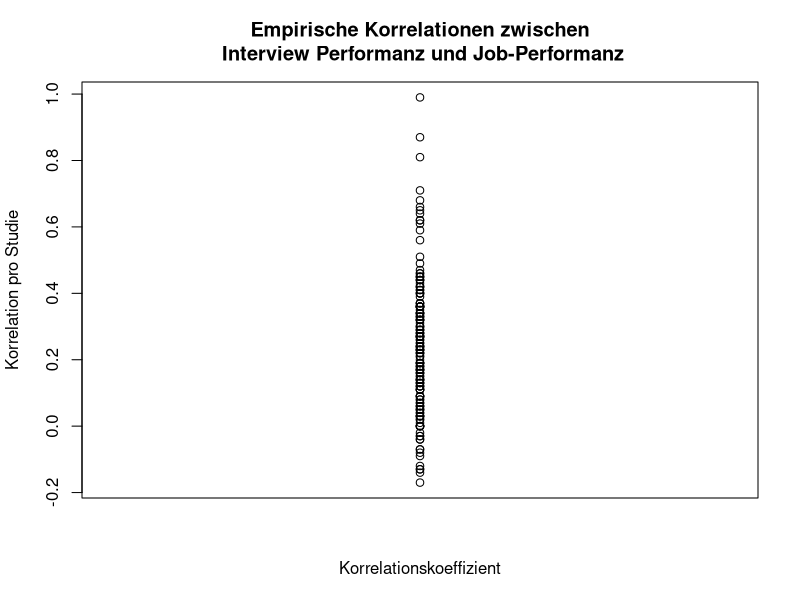
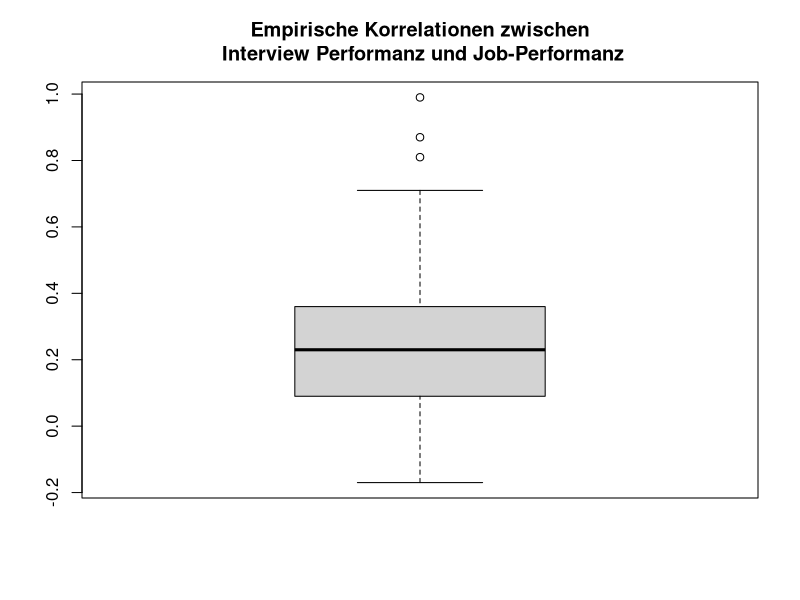
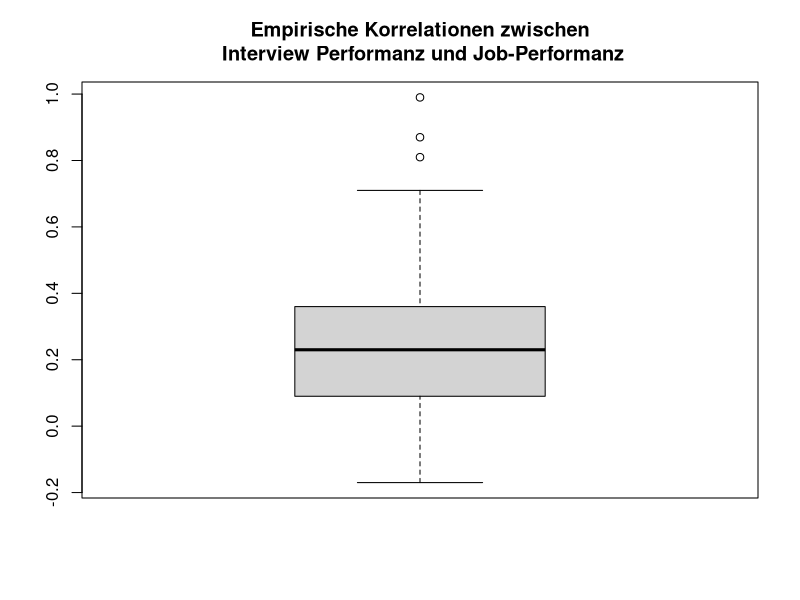
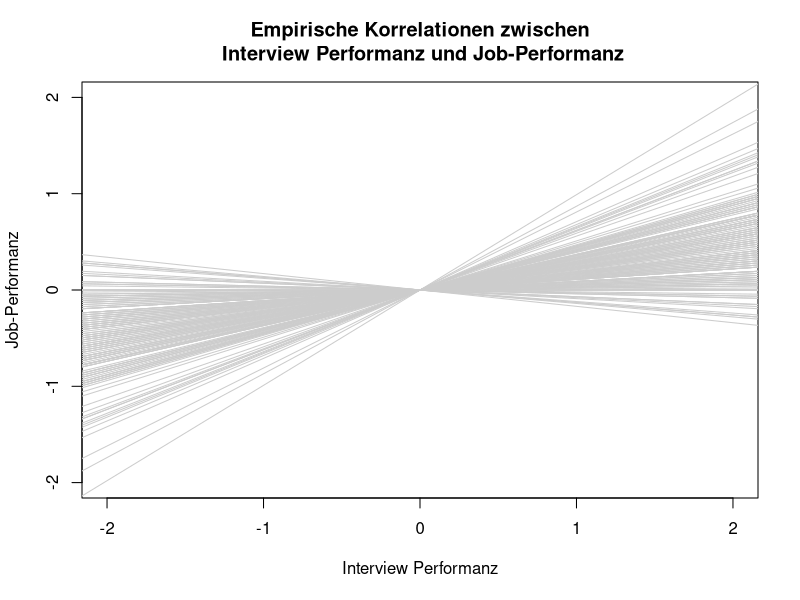
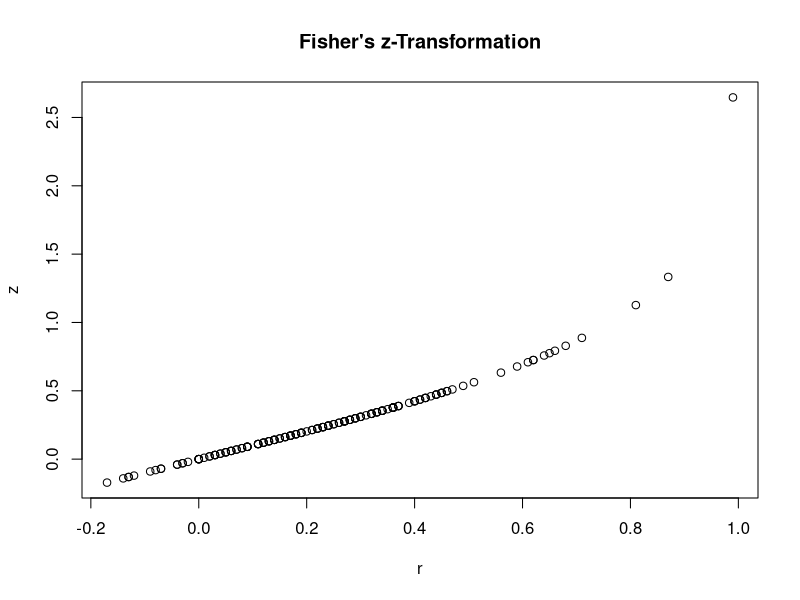
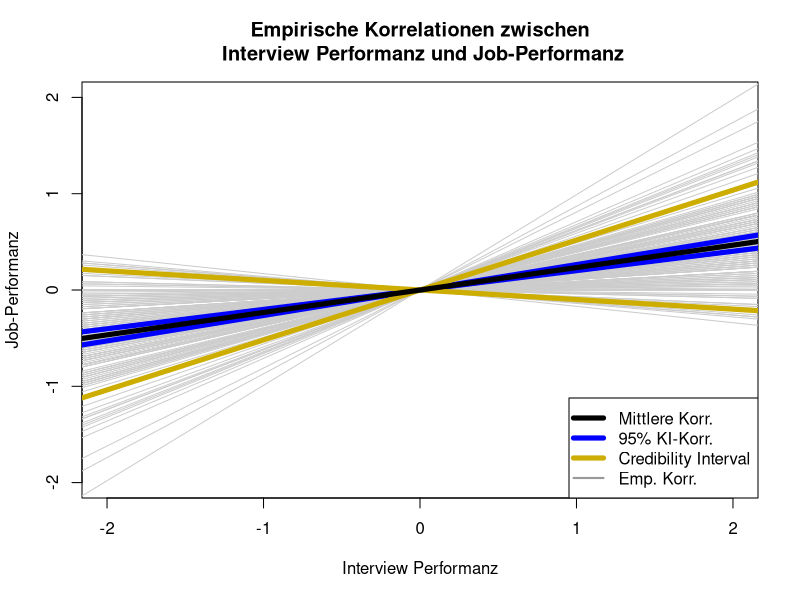
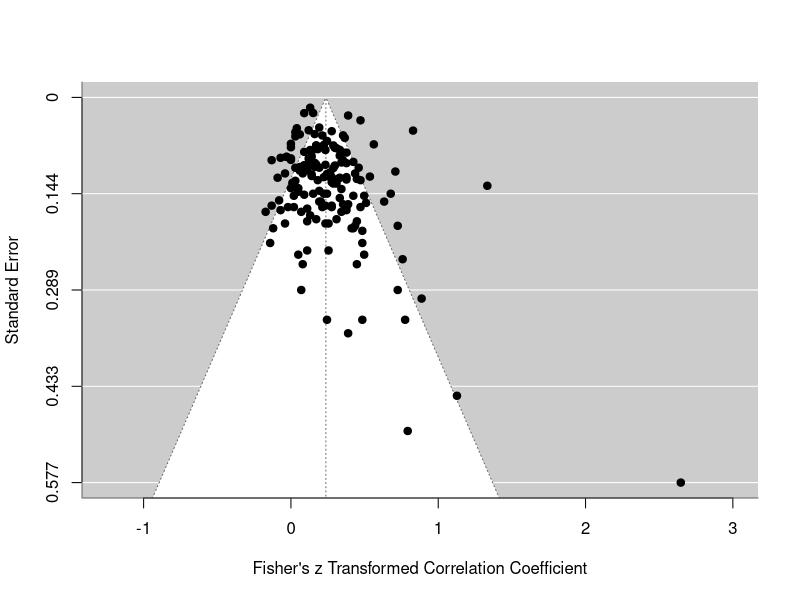
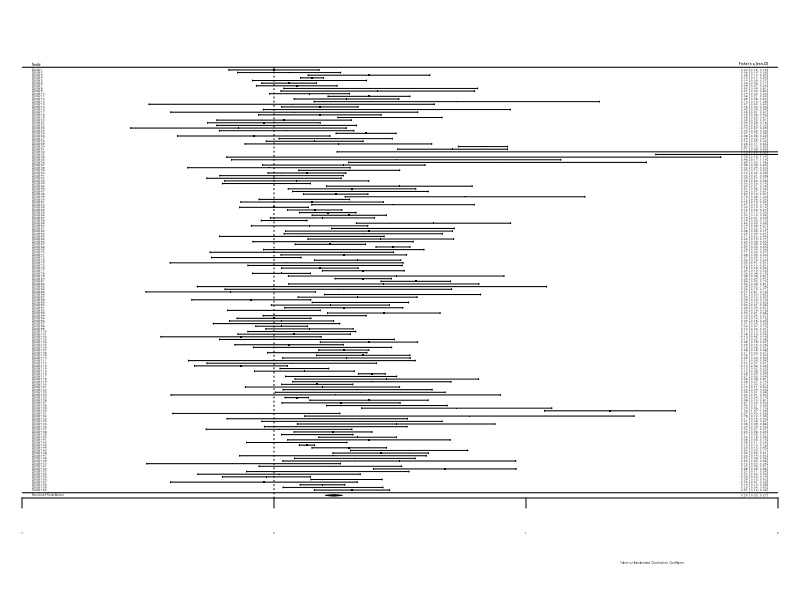

Generate these figures, in order, with R:
# Vorbereitungen
knitr::opts_chunk$set(echo = TRUE, fig.align = "center")
library(ggplot2) # ggplot2 und dplyr werden nur für Grafiken benötigt

## install.packages("metafor")

library(metafor)

help("metafor")

?dat.mcdaniel1994 # Studies on the Validity of Employment Interviews

head(dat.mcdaniel1994)
names(dat.mcdaniel1994)

dat.mcdaniel1994$ri

summary(dat.mcdaniel1994$ri)

plot(rep(1,length(dat.mcdaniel1994$ri)), dat.mcdaniel1994$ri, xaxt = "n", xlab = "Korrelationskoeffizient", ylab = "Korrelation pro Studie",
     main = "Empirische Korrelationen zwischen\n Interview Performanz und Job-Performanz")

boxplot(dat.mcdaniel1994$ri, main = "Empirische Korrelationen zwischen\n Interview Performanz und Job-Performanz")

boxplot_cors <- boxplot(dat.mcdaniel1994$ri, main = "Empirische Korrelationen zwischen\n Interview Performanz und Job-Performanz")

plot(NA, xlim = c(-2,2), ylim = c(-2,2), xlab = "Interview Performanz", ylab = "Job-Performanz",
     main = "Empirische Korrelationen zwischen\n Interview Performanz und Job-Performanz")
for(i in 1:length(dat.mcdaniel1994$ri))
{
     abline(a = 0, b = dat.mcdaniel1994$ri[i], col = "grey80")
}

data_transformed <- escalc(measure="ZCOR", ri=ri, ni=ni, data=dat.mcdaniel1994, var.names = c("z_ri", "v_ri"))
head(data_transformed)

data_transformed_2 <- escalc(measure="ZCOR", ri=dat.mcdaniel1994$ri, ni=dat.mcdaniel1994$ni, var.names = c("z_ri", "v_ri"))
head(data_transformed_2)

1:4
data_transformed$v_ri[1:4]
1/(dat.mcdaniel1994$ni - 3)[1:4] 

plot(x = data_transformed$ri, y = data_transformed$z_ri, xlab = "r", ylab = "z",
     main = "Fisher's z-Transformation")

REM <- rma(yi = z_ri, vi = v_ri, data=data_transformed)
REM

names(REM)

REM$b
REM$tau2

predict(REM, transf=transf.ztor)

pred_REM <- predict(REM, transf=transf.ztor)
names(pred_REM)
pred_REM$pred # retransformierter gepoolter Korrelationskoeffizient

plot(NA, xlim = c(-2,2), ylim = c(-2,2), xlab = "Interview Performanz", ylab = "Job-Performanz",
     main = "Empirische Korrelationen zwischen\n Interview Performanz und Job-Performanz")
for(i in 1:length(dat.mcdaniel1994$ri))
{
     abline(a = 0, b = dat.mcdaniel1994$ri[i], col = "grey80")
}
abline(a = 0, b = pred_REM$ci.lb, col = "blue", lwd = 5)
abline(a = 0, b = pred_REM$ci.ub, col = "blue", lwd = 5)
abline(a = 0, b = pred_REM$cr.lb, col = "gold3", lwd = 5)
abline(a = 0, b = pred_REM$cr.ub, col = "gold3", lwd = 5)
abline(a = 0, b = pred_REM$pred, col = "black", lwd = 5)
legend(x = "bottomright", col = c("black", "blue", "gold3", "grey60"), pch = NA, lwd = c(5,5,5,2),
       legend = c("Mittlere Korr.", "95% KI-Korr.", "Credibility Interval", "Emp. Korr."))

# funnel plot
funnel(REM)

# forest plot
forest(REM, xlim = c(-1, 2))

# kumulativer Forest Plot
forest(cumul.rma.uni(REM), xlim = c(-1, 2))

REM20 <- rma(yi = z_ri, vi = v_ri, data=data_transformed[1:20, ]) # wähle Studie 1 bis 20
# forest plot
forest(REM20, xlim = c(-1, 2))
# kumulativer Forest Plot
forest(cumul.rma.uni(REM20), xlim = c(-1, 2))

data_transformed$type
plot(z_ri ~ factor(type), data=data_transformed, col = c("blue", "gold3", "red"), xlab = "Interviewtyp",
     ylab = "z-transformierte Korrelation", main = "z-transformierte Korrelation pro Interviewtyp")
plot(ri ~ factor(type), data=data_transformed, col = c("blue", "gold3", "red"), xlab = "Interviewtyp",
     ylab = "Korrelation", main = "Korrelation pro Interviewtyp")

MEM_type <- rma(yi = z_ri, vi = v_ri, mods = ~ factor(type), data = data_transformed)
MEM_type

## anova(REM, MEM_type)

cat("Error in anova.rma(REM, MEM_type) : Observed outcomes and/or sampling 
 variances not equal in the full and reduced model.")

is.na(data_transformed$type)        # fehlt ein Wert = TRUE
which(is.na(data_transformed$type)) # welche Werte fehlen?

dim(data_transformed)
data_transformed_clean_type <- data_transformed[!is.na(data_transformed$type), ]
dim(data_transformed_clean_type)

REM_reduced_type <- rma(yi = z_ri, vi = v_ri, data = data_transformed_clean_type)
REM_reduced_type

## anova(REM_reduced_type, MEM_type)

cat("Warning in anova.rma(REM_reduced_type, MEM_type): Models with different fixed
 effects. REML comparisons are not meaningful.")

REM_reduced_type_ML <- rma(yi = z_ri, vi = v_ri, data = data_transformed_clean_type, method = "ML")
MEM_type_ML <- rma(yi = z_ri, vi = v_ri, mods = ~ factor(type), data=data_transformed_clean_type, method = "ML")
anova(REM_reduced_type_ML, MEM_type_ML)

MEM_type_ML

plot(NA, xlim = c(-2,2), ylim = c(-2,2), xlab = "Interview Performanz", ylab = "Job-Performanz",
     main = "Empirische Korrelationen zwischen\n Interview Performanz und Job-Performanz") # erzeuge einen leeren Plot mit vorgegbenen Achsenabschnitten
for(i in 1:length(dat.mcdaniel1994$ri))
{
     abline(a = 0, b = dat.mcdaniel1994$ri[i], col = "grey80") # füge Gerade pro Studie hinzu
}

plot(NA, xlim = c(-2,2), ylim = c(-2,2), xlab = "Interview Performanz", ylab = "Job-Performanz",
     main = "Empirische Korrelationen zwischen\n Interview Performanz und Job-Performanz") # erzeuge einen leeren Plot mit vorgegbenen Achsenabschnitten
for(i in 1:length(dat.mcdaniel1994$ri))
{
     abline(a = 0, b = dat.mcdaniel1994$ri[i], col = "grey80") # füge Gerade pro Studie hinzu
}
abline(a = 0, b = pred_REM$ci.lb, col = "blue", lwd = 5)
abline(a = 0, b = pred_REM$ci.ub, col = "blue", lwd = 5)
abline(a = 0, b = pred_REM$cr.lb, col = "gold3", lwd = 5)
abline(a = 0, b = pred_REM$cr.ub, col = "gold3", lwd = 5)
abline(a = 0, b = pred_REM$pred, col = "black", lwd = 5)
legend(x = "bottomright", col = c("black", "blue", "gold3", "grey60"), pch = NA, lwd = c(5,5,5,2),
       legend = c("Mittlere Korr.", "95% KI-Korr.", "Credibility Interval", "Emp. Korr.")) # Legende für Farbzuordnung

head(dat.bangertdrowns2004)
dat.bangertdrowns2004$yi # std. Mittelwertsdiff.
dat.bangertdrowns2004$ni # n
dat.bangertdrowns2004$vi # Varianz

sum(dat.bangertdrowns2004$ni*dat.bangertdrowns2004$yi)/sum(dat.bangertdrowns2004$ni)

rma_n_FE <- rma(yi = yi, vi =  1/ni, data = dat.bangertdrowns2004, method = "FE")
summary(rma_n_FE)

rma_n_RE <- rma(yi = yi, vi =  1/ni, data = dat.bangertdrowns2004)
summary(rma_n_RE)

rma_vi_RE <- rma(yi = yi, vi =  vi, data = dat.bangertdrowns2004)
summary(rma_vi_RE)

plot(dat.bangertdrowns2004$ni, dat.bangertdrowns2004$vi, pch = 16, col = "blue", cex = 1.5, xlab = expression(n[i]), ylab = expression(v[i]), main = expression(v[i]~"v.s."~n[i]))
